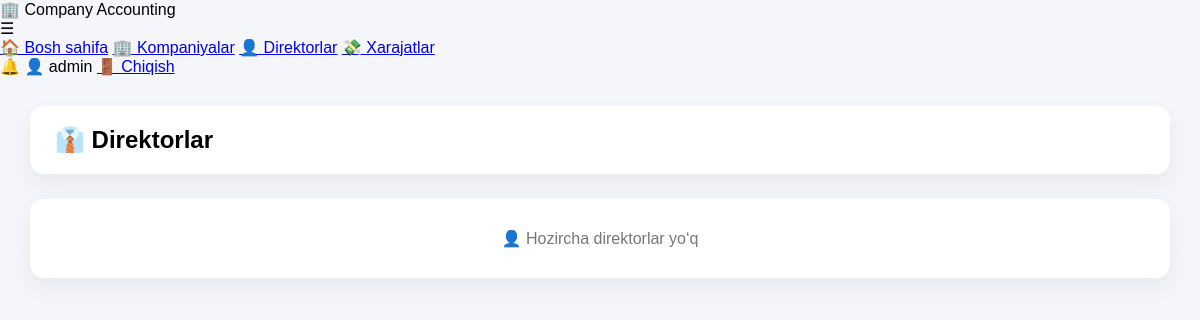
/admin/directors (signed in), run on an earlier commit of the app's database.
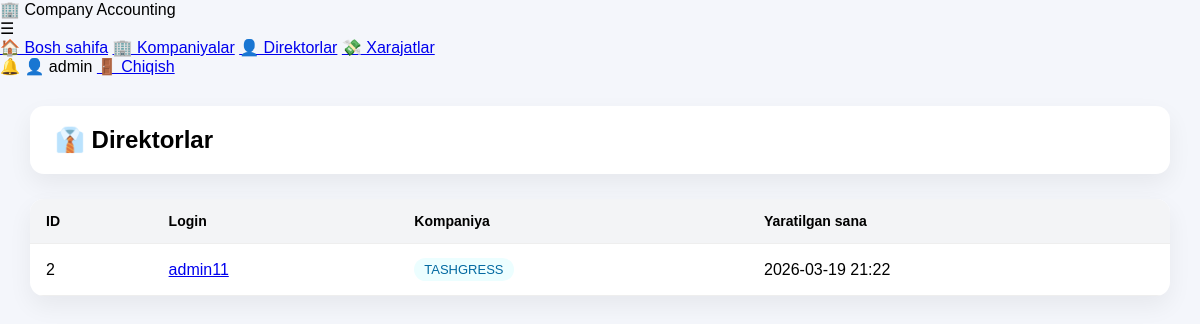
And on a later commit of the database.
### tables this page shows
CREATE TABLE users (
        id INTEGER PRIMARY KEY AUTOINCREMENT,
        username TEXT UNIQUE,
        password TEXT,
        role TEXT,
        company_id INTEGER,
        created_at TEXT
    );

CREATE TABLE companies (
        id INTEGER PRIMARY KEY AUTOINCREMENT,
        name TEXT,
        balance INTEGER DEFAULT 0,
        created_at TEXT
    );

### app.py (the view)
@app.route("/admin/directors")
def admin_directors():
    if session.get("role") != "admin":
        return "Ruxsat yo'q ❌"
    conn = get_db()
    c = conn.cursor()
    c.execute("""
        SELECT
            u.id,
            u.username,
            c.name AS company,
            u.created_at
        FROM users u
        LEFT JOIN companies c ON u.company_id = c.id
        WHERE u.role = 'director'
        ORDER BY u.id DESC
    """)
    directors = c.fetchall()
    conn.close()
    return render_template("admin_directors.html", directors=directors)

### app.py (called while the page is built)
def get_db():
    conn = sqlite3.connect("users.db")
    conn.row_factory = sqlite3.Row
    return conn

@app.context_processor
def inject_notifications():
    return {
        "notifications": [],
        "last_expense": session.get("last_expense")
    }

### templates/admin_directors.html (shortened to what this page needs)
<!DOCTYPE html>
<html lang="uz">
<head>
    <link rel="stylesheet" href="{{ url_for('static', filename='dashboard.css') }}">
</head>
<body>
{% include "navbar.html" %}
<div class="layout">
    <main class="main">
        <div class="page-header">
            <h1>👔 Direktorlar</h1>
        </div>
        <div class="card">
            {% if directors %}
            <table>
                <thead>
                    <tr>
                        <th>ID</th>
                        <th>Login</th>
                        <th>Kompaniya</th>
                        <th>Yaratilgan sana</th>
                    </tr>
                </thead>
                <tbody>
                    {% for d in directors %}
                    <tr>
                        <td>{{ d.id }}</td>
                        <td>
                            <a href="{{ url_for('admin_director_detail', director_id=d.id) }}">
                                {{ d.username }}
                            </a>
                        </td>
                        <td>
                            {% if d.company %}
                                <span class="badge badge-company">
                                    {{ d.company }}
                                </span>
                            {% else %}
                                —
                            {% endif %}
                        </td>
                        <td>{{ d.created_at }}</td>
                    </tr>
                    {% endfor %}
                </tbody>
            </table>
            {% else %}
                <div class="empty">
                    👤 Hozircha direktorlar yo‘q
                </div>
            {% endif %}
        </div>
    </main>
</div>
</body>
</html>

What changed in the data, as far as the page shows it:
added users: id "2", username "admin11", company "TASHGRESS", created_at "2026-03-19 21:22"
Also different on the page:
text no longer shown: "👤 Hozircha direktorlar yo‘q"
text now shown: "ID Login Kompaniya Yaratilgan sana"
